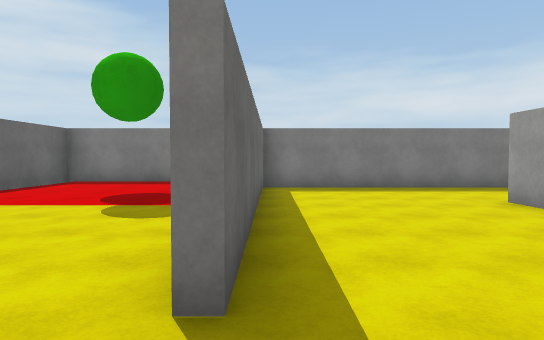
[1] (above)

24 first-person views from a walk through a Unity game level. The camera is 1.5 m above the floor, tilts 2° down and sees 75° across. The floor is counted in squares, 2 m on a side. Each view is taken from the middle of a square. On the plan, view 1 faces up. The plan holds only what a view shows up to about 11 squares ahead; the rest is blank. Surface patterns are stand-ins for the level's own textures.

[2]
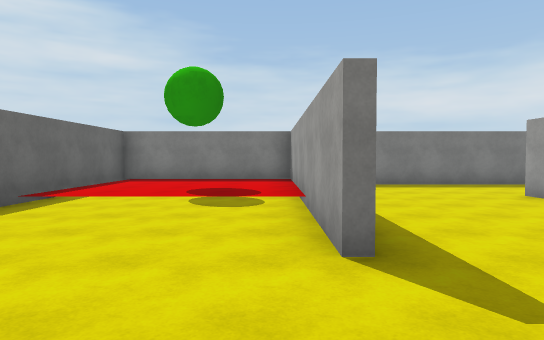

[3]
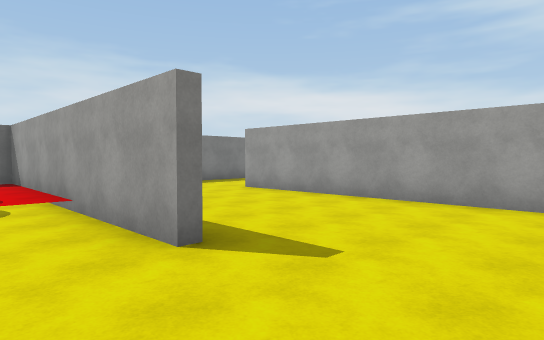

[4]
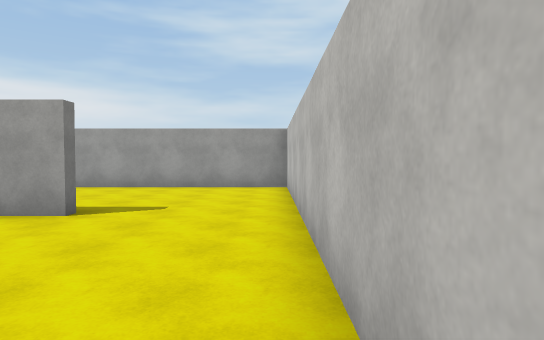

[5]
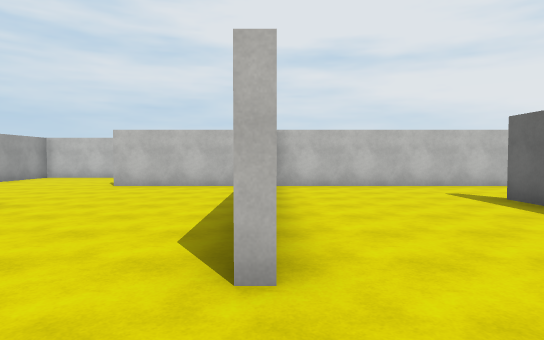

[6]
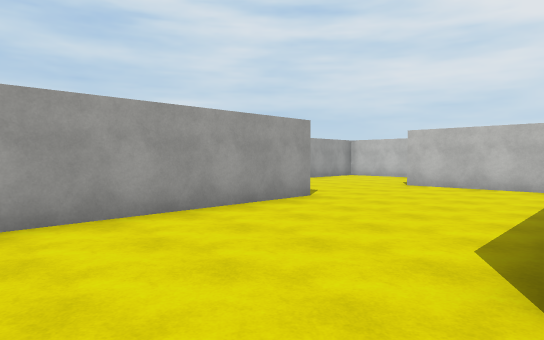

[7]
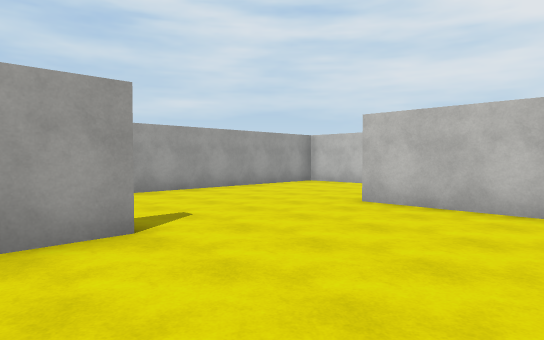

[8]
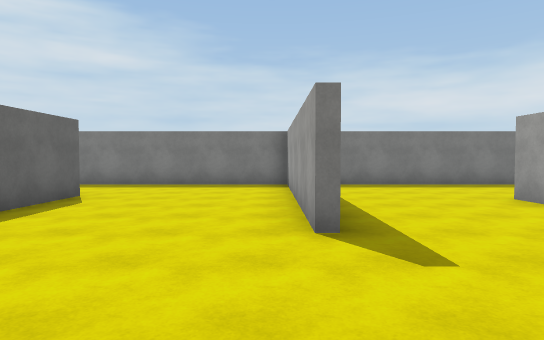

[9]
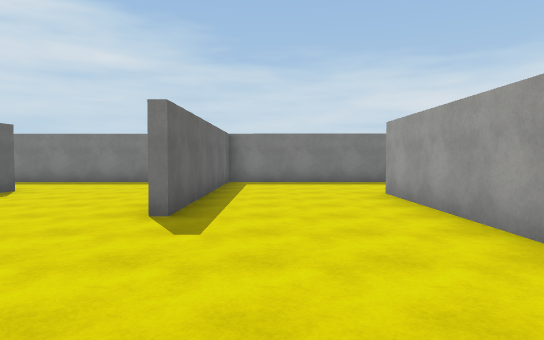

[10]
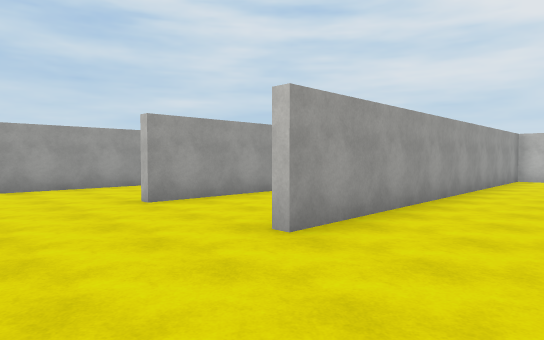

[11]
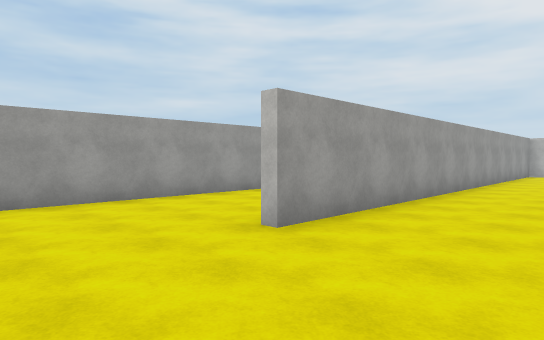

[12]
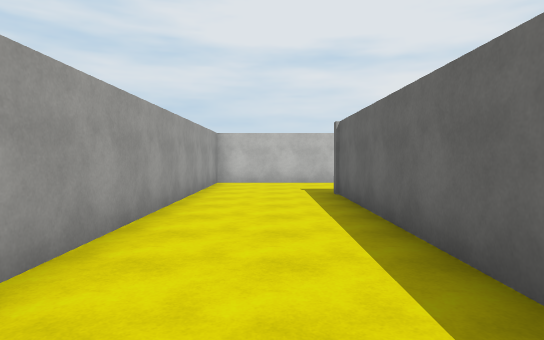

[13]
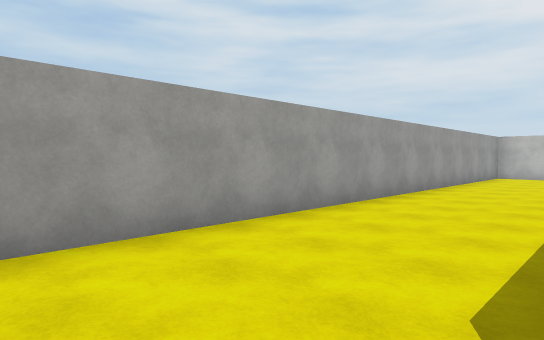

[14]
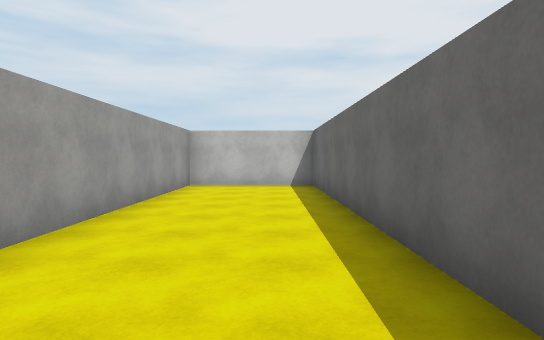

[15]
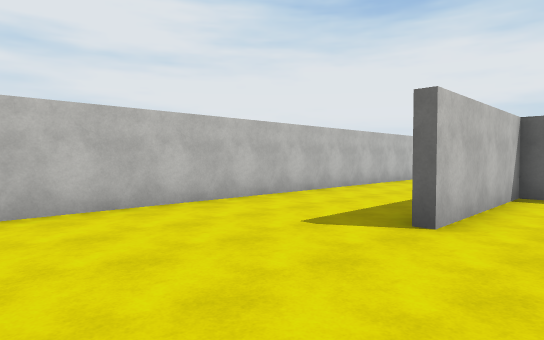

[16]
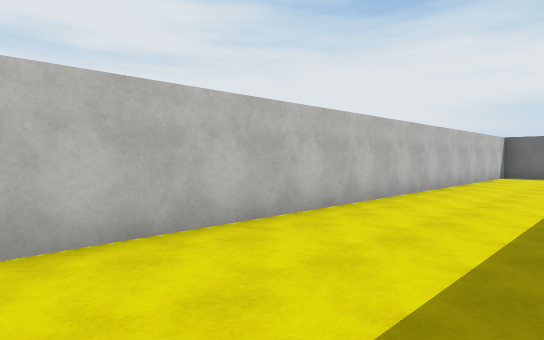

[17]
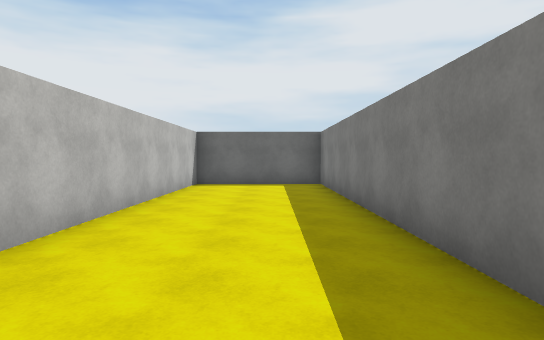

[18]
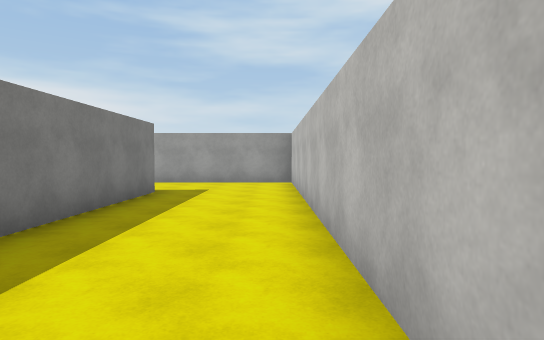

[19]
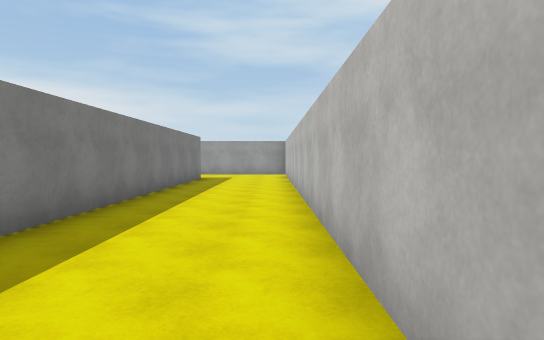

[20]
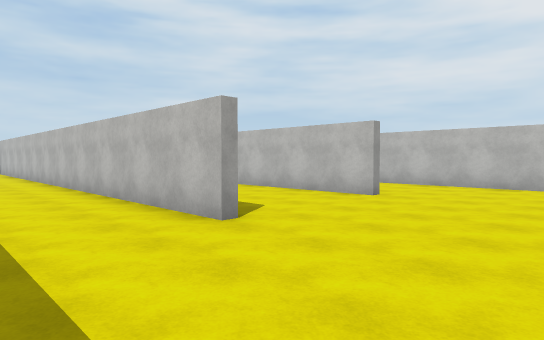

[21]
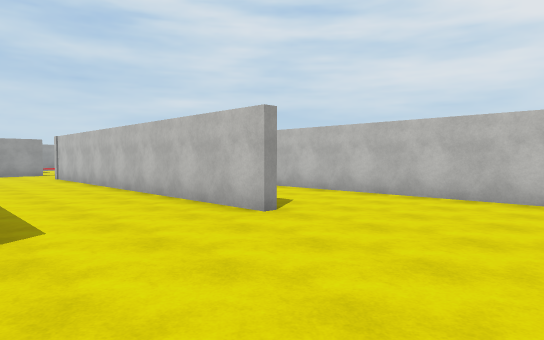

[22]
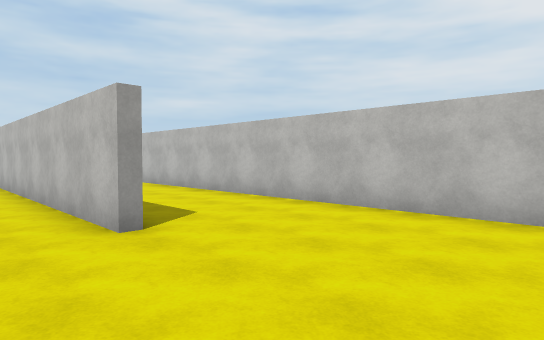

[23]
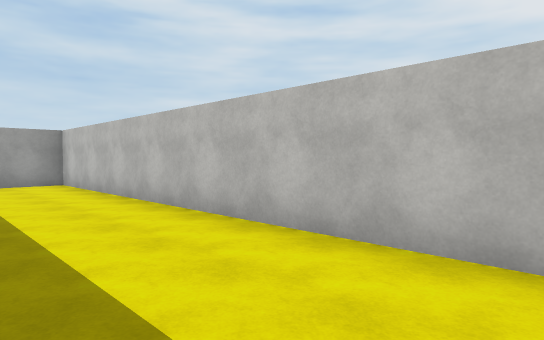

[24]
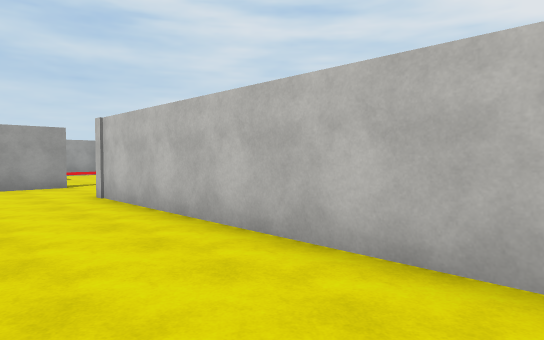

### Floor plan
Key: @ floor where view 1 was taken; # wall or solid block; . main floor; : floor 0.25 m higher than the main floor; / step, stairs or slope.
Columns run from 6 left of view 1 to 20 right of it. Each row starts with its distance up from view 1.
  9 ######################
  8 #/::::#........#........
  7 #/::::#........#..........#
  6 #/::::#........#..........#
  5 #/::::#...#....#...#..#...#
  4 #.....#...#....#...#..#...#
  3   ....#...#....#...#..#...#
  2   ....#...#........#..#...#
  1    .......#........#..#...#
  0   ....@...#........#..#...#
 -1  .........#........#..#...#
 -2  ##############....#..#...#
 -3  #.................#..#...#
 -4  #.................#..#...#
 -5  ###################..#...#
 -6   . ..................#...#
 -7    ...................#...#
 -8   ....................#...#
 -9   ....#####################
-10   ............     #
-11   .................#
-12   .................#
-13   ....###########...
-14   ..............#
-15   ..............#
-16    ##############

Where each view was taken, in squares from view 1:
view 1: 0 up, 0 right, facing up
view 2: 1 down, 1 left, facing up
view 3: 1 down, 2 left, facing up-right
view 4: 1 down, 5 left, facing right
view 5: 8 up, 4 right, facing down
view 6: 8 up, 4 right, facing down-right
view 7: 4 up, 5 right, facing down-right
view 8: 1 down, 8 right, facing up
view 9: 2 down, 10 right, facing up
view 10: 8 up, 10 right, facing down-right
view 11: 8 up, 13 right, facing down-right
view 12: 2 up, 14 right, facing down
view 13: 6 up, 16 right, facing down-right
view 14: 1 up, 17 right, facing down
view 15: 0 up, 12 right, facing down-left
view 16: 2 down, 10 right, facing down-left
view 17: 3 down, 5 right, facing left
view 18: 8 down, 5 right, facing right
view 19: 8 down, 0 right, facing right
view 20: 6 down, 4 left, facing down-right
view 21: 9 down, 4 left, facing down-right
view 22: 11 down, 4 left, facing down-right
view 23: 13 down, 1 left, facing down-right
view 24: 10 down, 3 right, facing down-right
